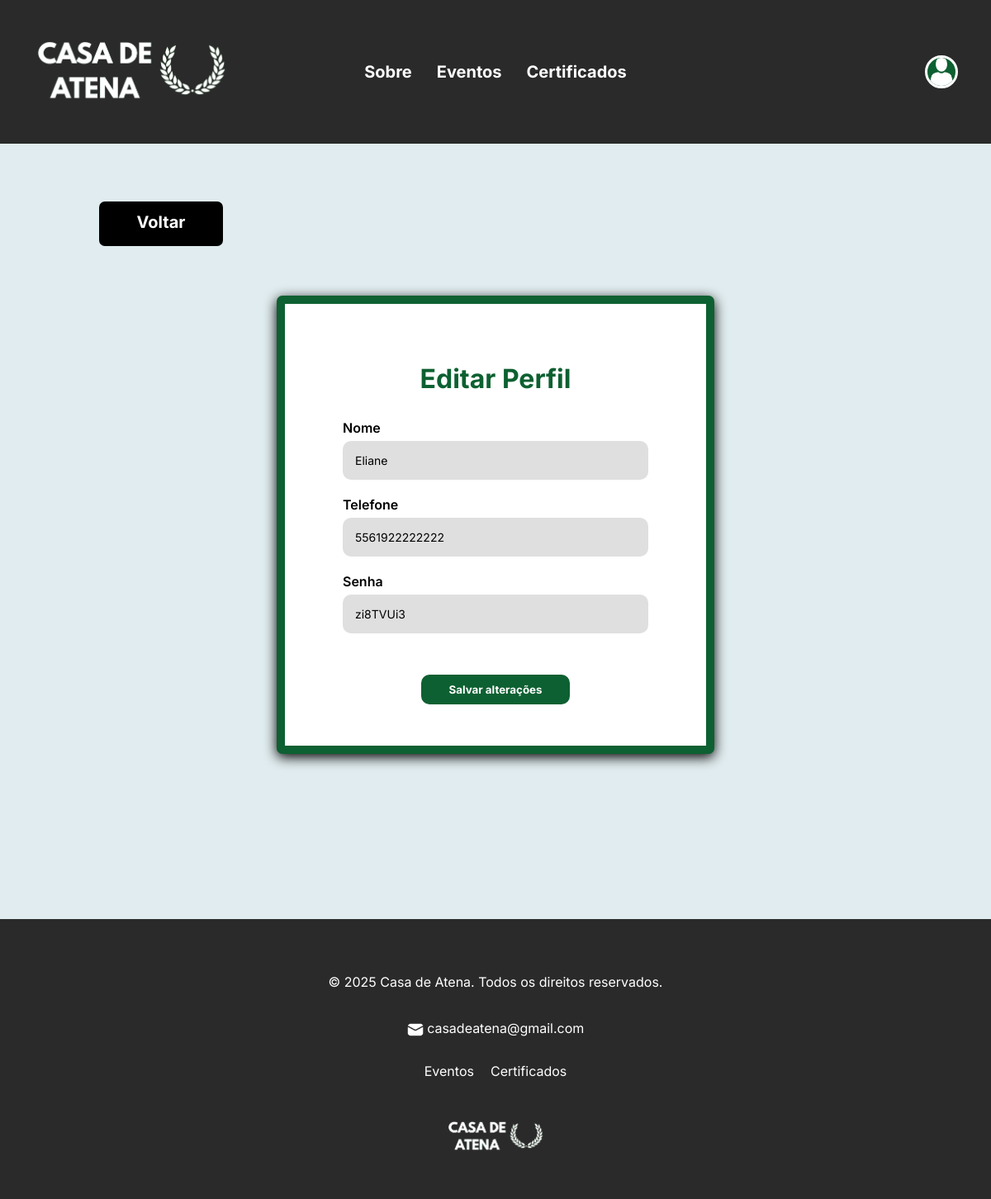
The page /editar_usuario/ (signed in) on the database its author committed.
### sgea/login/models.py (models this page shows)
class Usuario(models.Model):
    id_usuario = models.AutoField(primary_key = True, unique = True)
    nome = models.TextField(max_length= 255, null = False)
    sobrenome = models.TextField(max_length = 255, null = False)
    senha = models.TextField(max_length = 255, null = False)
    telefone = models.CharField(max_length = 13, unique = True, null = False)
    email = models.CharField(max_length = 255, unique = True, null = False)
    instituicao = models.CharField(max_length = 50, null = False)
    tipo = models.CharField(max_length = 50, choices = [("estudante","Estudante"), ("professor","Professor"), ("organizador","Organizador")], default = "estudante")

### sgea/login/views.py (the view, shortened to what this page needs)
# urls.py: path("editar_usuario/", views.editar_usuario, name="editar_usuario"),
def editar_usuario(request):
    usuario_id = request.session.get("usuario_id")
    if not usuario_id:
        redirect("login")
    usuario = get_object_or_404(Usuario, id_usuario = usuario_id)
    return render(request, "usuarios/editar_usuario.html", {"usuario" : usuario})

### sgea/login/templates/usuarios/editar_usuario.html (shortened to what this page needs)
{% extends 'usuarios/base.html' %}
{% load static %}
{% block content %}
<form method="post">
    <section class="botoes-organizador">
        <div class="botao-organizador">
                <a href = "{% url 'inscricao' %}">
                    Voltar
                </a>
        </div>
    </section>
    <div class="editar-perfil-container">
      <div class="editar-perfil-titulo">
          <h1>Editar Perfil</h1>
      </div>
      <div class="formulario-editar-perfil">
          <div class="form-ep-grupo">
              <label for="nome">Nome</label>
              <input type="text" name="nome" value="{{ usuario.nome }}" required>
          </div>
          <div class="form-ep-grupo">
              <label for="telefone">Telefone</label>
              <input type="text" name="telefone" value="{{ usuario.telefone }}" required>
          </div>
          <div class="form-ep-grupo">
              <label for="senha">Senha</label>
              <input type="text" name="senha" value="{{ usuario.senha }}" required>
          </div>
          <div class="botao-salvar-editar-perfil">
              <button type="submit">Salvar alterações</button>
          </div>
      </div>
    </div>
</form>
{% endblock %}

### sgea/login/static/css/style.css (style rules this page uses)
:root { --primary-color: #0d6031; --secondary-color: #5f9074; --tertiary-color: black; --quaternary-color: #00ff4c; --organizador-color: rgb(76, 76, 78); --background-color: #e0ecef; --background-box-color: #dfdfdf; --botao-preto-color: black; --botao-emerg-color: #ff5757; }
* { box-sizing: border-box; font-family: 'Inter', sans-serif; }
body { min-height: 100vh; margin: 0; padding: 0; background: var(--background-color); }
.editar-perfil-container { max-width: 1200px; width: 530px; margin: 40px auto; padding: 50px 70px; background-color: white; border: 10px solid var(--primary-color); border-radius: 7px; box-shadow: 0 4px 15px black; }
.editar-perfil-titulo { margin-bottom: 30px; color: var(--primary-color); text-align: center; }
.formulario-editar-perfil { display: flex; align-items: center; flex-direction: column; gap: 20px; }
.formulario-editar-perfil label { display: inline-block; white-space: nowrap; margin-bottom: 6px; font-weight: 600; }
.formulario-editar-perfil input { width: 370px; padding: 15px; background-color: var(--background-box-color); border-radius: 10px; border: none; font-size: 14px; outline: none; }
.botao-salvar-editar-perfil button { align-self: self-start; width: 180px; margin-top: 30px; padding: 10px 20px; background-color: var(--primary-color); color: white; border: none; border-radius: 10px; font-weight: bold; cursor: pointer; transform: scale(1); transition: transform 1s ease, background-color 0.3s ease; }
.botoes-organizador { display: flex; justify-content: space-between; align-items: center; width: 1100px; margin: 40px auto; margin-top: 50px; padding: 20px 70px; background-color: none; }
.botao-organizador a { display: inline-block; min-width: 150px; padding: 13px 20px; color: white; background-color: var(--tertiary-color); border-bottom: 4px solid transparent; border-radius: 7px; text-align: center; text-decoration: none; font-weight: bold; font-size: 20px; cursor: pointer; transform: scale(1); transition: transform 1s ease, background-color 0.3s ease; }

### rows shown on the page
Usuario: nome "Eliane", telefone "5561922222222", senha "zi8TVUi3"
